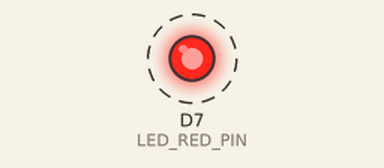
Simulated run of this sketch. Board: ESP8266 (Wemos D1 mini). Parts: output pins drawn as LEDs (lit = HIGH). Dashed ring = blinking.

Above: at 0.5 s.
Timing chart, 0 to 4.6 s (numbered marks = the images above):
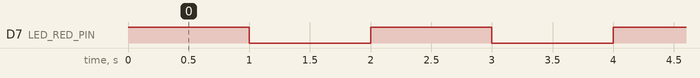

The sketch:

EntangledBlink.ino
```cpp
/*
   Making Entangled Things
   -
   David Chatting - david@davidchatting.com
   8th July 2019
   -
   Wemos D1 Mini Arduino setup > https://chewett.co.uk/blog/937/configuring-wemos-d1-mini-pro-esp8266-arduino-ide/
*/

#define LED_RED_PIN D7

void setup() {
  pinMode(LED_RED_PIN, OUTPUT);
}

void loop() {
  digitalWrite(LED_RED_PIN, HIGH);   // turn the LED on (HIGH is the voltage level)
  delay(1000);                       // wait for a second
  digitalWrite(LED_RED_PIN, LOW);    // turn the LED off by making the voltage LOW
  delay(1000);                       // wait for a second
}
```

Measured:
- by itself, D7 (LED_RED_PIN): alternates HIGH for 1.0 s and LOW for 1.0 s
